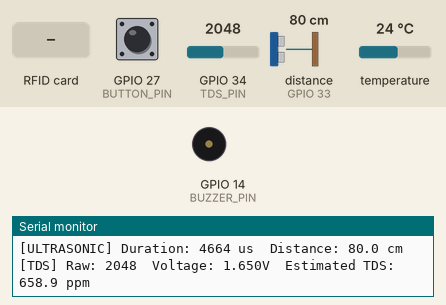
Simulated run of this sketch. Board: ESP32. Shown: buzzer (waves = sounding, pin HIGH), the last lines printed to the serial monitor. Wiring (inferred from the names in the program): ultrasonic range finder: trigger GPIO 26; echo GPIO 33. Inputs (shaded band) come from the test bench; at power-on: GPIO 27 (BUTTON_PIN) HIGH, GPIO 34 (TDS_PIN) = 2048, distance to the obstacle (sensor on GPIO 33) 80 cm, temperature 24 °C. The echo pulse lasts 58.3 µs per cm; WiFi joins after 1.5 s; servers stay silent unless stated; uploads are accepted with an empty reply; pins used as bus, display or sensor lines are not drawn.

Above: at 3.2 s.
3.3 s: GPIO 27 (BUTTON_PIN) pulled LOW for 0.15 s
At 3.82 s:
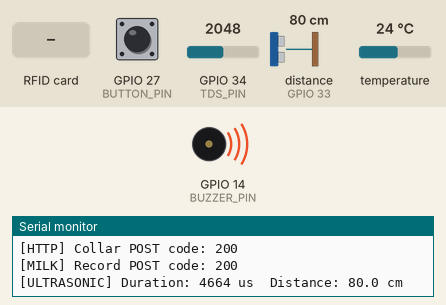
5.2 s: RFID card 12 34 56 54 32 held to the reader
At 6.2 s:
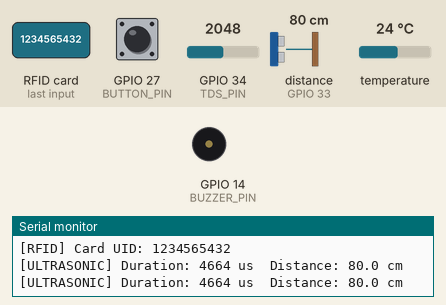
6.7 s: RFID card 5E 7A 19 C4 held to the reader
At 6.97 s:
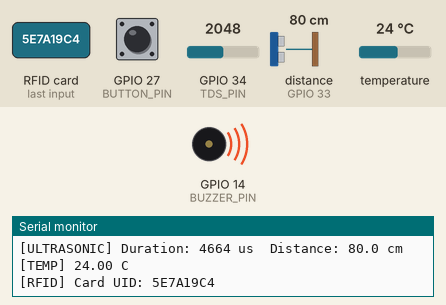
Timing chart, 0 to 9.7 s (numbered marks = the images above; inputs shaded):
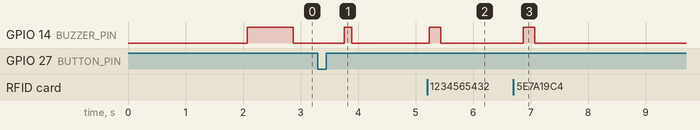

The sketch:

testing_____________mome.ino
```cpp
/*
  FarmCare Milking Station (ESP32)
  The ultrasonic sensor sits on the rim of the 4 L milk container; the TDS and
  DS18B20 probes hang in the milk. The server turns distance into litres using
  the calibration set on the dashboard (IoT Control > Field Settings).
  Flow: tap the cow's RFID tag -> pour the milk -> press the button to record.

  Originally: ESP32 Full Sensor Test Sketch
  Components: RFID RC522, TDS sensor, DS18B20 waterproof temp, push button,
              buzzer, HC-SR04 ultrasonic
  Purpose: Verify each component works independently via Serial Monitor
           before combining into full application logic.

  Required Libraries (install via Library Manager):
    - MFRC522 by GithubCommunity
    - OneWire by Paul Stoffregen
    - DallasTemperature by Miles Burton

  Pin Map:
    RFID RC522   : SDA=5, SCK=18, MOSI=23, MISO=19, RST=22
    TDS sensor   : GPIO34 (ADC1, analog)
    DS18B20      : GPIO4 (+4.7k pull-up to 3.3V)
    Push button  : GPIO27 (INPUT_PULLUP, active LOW)
    Buzzer       : GPIO25 (active buzzer, digital)
    Ultrasonic   : TRIG=26, ECHO=33 (via voltage divider 1k/2k)
*/

#include <SPI.h>
#include <MFRC522.h>
#include <OneWire.h>
#include <DallasTemperature.h>
#include <WiFi.h>
#include <HTTPClient.h>
#include <ArduinoJson.h>

// ---------- Pin Definitions ----------
#define RFID_SS_PIN     5
#define RFID_RST_PIN    15

#define TDS_PIN         34

#define ONE_WIRE_BUS    4

#define BUTTON_PIN      27

#define BUZZER_PIN      14

#define TRIG_PIN        26
#define ECHO_PIN        33

// ---------- Network / Server ----------
const char* WIFI_SSID    = "Xperia";
const char* WIFI_PASS    = "1234565432";
const char* SERVER_HOST  = "https://farmcareservices.com/api/iot";
const char* DEVICE_ID    = "esp32_collar_1";

// ---------- Objects ----------
MFRC522 rfid(RFID_SS_PIN, RFID_RST_PIN);
OneWire oneWire(ONE_WIRE_BUS);
DallasTemperature tempSensor(&oneWire);

// ---------- Cow linked via last RFID scan ----------
int currentCowId = -1;
String currentCowName = "";

// ---------- Timing (non-blocking) ----------
unsigned long lastTDSRead = 0;
unsigned long lastTempRead = 0;
unsigned long lastUltrasonicRead = 0;
unsigned long lastButtonCheck = 0;

const unsigned long TDS_INTERVAL = 1000;
const unsigned long TEMP_INTERVAL = 2000;
const unsigned long ULTRASONIC_INTERVAL = 500;
const unsigned long BUTTON_DEBOUNCE = 50;

unsigned long lastServerPost = 0;
const unsigned long SERVER_POST_INTERVAL = 5000;   // live milk level on the dashboard

// Latest sensor values, updated by the periodic readers, sent on the next POST
float latestTempC = DEVICE_DISCONNECTED_C;
float latestTdsPpm = 0.0;
float latestDistanceCm = -1.0;

bool lastButtonState = HIGH;
bool buttonState = HIGH;
unsigned long lastDebounceTime = 0;

// ---------- Buzzer non-blocking beep ----------
bool buzzerActive = false;
unsigned long buzzerStartTime = 0;
unsigned long buzzerDuration = 0;

void beep(unsigned long duration) {
  digitalWrite(BUZZER_PIN, HIGH);
  buzzerActive = true;
  buzzerStartTime = millis();
  buzzerDuration = duration;
}

void handleBuzzer() {
  if (buzzerActive && (millis() - buzzerStartTime >= buzzerDuration)) {
    digitalWrite(BUZZER_PIN, LOW);
    buzzerActive = false;
  }
}

// ---------- Setup ----------
void setup() {
  Serial.begin(115200);
  delay(500);
  Serial.println("\n=== FarmCare Milking Station ===");

  // RFID
  SPI.begin();
  rfid.PCD_Init();
  Serial.println("RFID RC522 initialized.");

  // DS18B20
  tempSensor.begin();
  Serial.print("DS18B20 devices found: ");
  Serial.println(tempSensor.getDeviceCount());

  // Button
  pinMode(BUTTON_PIN, INPUT_PULLUP);

  // Buzzer
  pinMode(BUZZER_PIN, OUTPUT);
  digitalWrite(BUZZER_PIN, LOW);

  // Ultrasonic
  pinMode(TRIG_PIN, OUTPUT);
  pinMode(ECHO_PIN, INPUT);
  digitalWrite(TRIG_PIN, LOW);

  // WiFi
  connectWiFi();

  Serial.println("Setup complete. Starting tests...\n");
  beep(150); // startup beep
}

// ---------- TDS Read ----------
void readTDS() {
  int raw = analogRead(TDS_PIN);
  float voltage = raw * (3.3 / 4095.0);
  // Simple uncompensated estimate; refine with temp compensation later
  float tdsValue = (133.42 * voltage * voltage * voltage
                     - 255.86 * voltage * voltage
                     + 857.39 * voltage) * 0.5;
  latestTdsPpm = tdsValue;

  Serial.print("[TDS] Raw: ");
  Serial.print(raw);
  Serial.print("  Voltage: ");
  Serial.print(voltage, 3);
  Serial.print("V  Estimated TDS: ");
  Serial.print(tdsValue, 1);
  Serial.println(" ppm");
}

// ---------- DS18B20 Read ----------
void readTemperature() {
  tempSensor.requestTemperatures();
  float tempC = tempSensor.getTempCByIndex(0);
  latestTempC = tempC;

  Serial.print("[TEMP] ");
  if (tempC == DEVICE_DISCONNECTED_C) {
    Serial.println("Sensor disconnected or not detected!");
  } else {
    Serial.print(tempC, 2);
    Serial.println(" C");
  }
}

// ---------- Ultrasonic Read ----------
void readUltrasonic() {
  digitalWrite(TRIG_PIN, LOW);
  delayMicroseconds(2);
  digitalWrite(TRIG_PIN, HIGH);
  delayMicroseconds(10);
  digitalWrite(TRIG_PIN, LOW);

  long duration = pulseIn(ECHO_PIN, HIGH, 30000); // 30ms timeout (~5m range)
  float distanceCm = duration * 0.0343 / 2.0;
  latestDistanceCm = (duration == 0) ? -1.0 : distanceCm;

  Serial.print("[ULTRASONIC] Duration: ");
  Serial.print(duration);
  Serial.print(" us  Distance: ");
  if (duration == 0) {
    Serial.println("No echo (out of range or wiring issue)");
  } else {
    Serial.print(distanceCm, 1);
    Serial.println(" cm");
  }
}

// ---------- WiFi ----------
void connectWiFi() {
  WiFi.mode(WIFI_STA);
  WiFi.begin(WIFI_SSID, WIFI_PASS);
  Serial.print("[WIFI] Connecting");
  int tries = 0;
  while (WiFi.status() != WL_CONNECTED && tries < 20) {
    delay(300);
    Serial.print(".");
    tries++;
  }
  Serial.println();
  if (WiFi.status() == WL_CONNECTED) {
    Serial.print("[WIFI] Connected, IP: ");
    Serial.println(WiFi.localIP());
  } else {
    Serial.println("[WIFI] Failed to connect, will retry later.");
  }
}

// ---------- Send RFID scan, resolve cow_id ----------
void sendRfidScan(const String& uidStr) {
  if (WiFi.status() != WL_CONNECTED) return;

  StaticJsonDocument<256> doc;
  doc["device_id"] = DEVICE_ID;
  doc["rfid_tag"]  = uidStr;
  String payload;
  serializeJson(doc, payload);

  HTTPClient http;
  http.setTimeout(5000);
  http.begin(String(SERVER_HOST) + "/rfid-scan");
  http.addHeader("Content-Type", "application/json");
  int code = http.POST(payload);

  if (code == 200) {
    String resp = http.getString();
    StaticJsonDocument<384> respDoc;
    if (deserializeJson(respDoc, resp) == DeserializationError::Ok) {
      if (respDoc["found"] == true) {
        currentCowId = respDoc["cow_id"] | -1;
        currentCowName = respDoc["cow_name"] | "";
        Serial.print("[RFID] Linked to cow: ");
        Serial.print(currentCowName);
        Serial.print(" (cow_id=");
        Serial.print(currentCowId);
        Serial.println(")");
      } else {
        currentCowId = -1;
        currentCowName = "";
        Serial.println("[RFID] Tag not registered to any cow.");
      }
    }
  } else {
    Serial.print("[HTTP] RFID scan POST failed, code: ");
    Serial.println(code);
  }
  http.end();
}

// ---------- Send collar sensor data (temp, TDS, ultrasonic) ----------
void sendCollarData() {
  if (WiFi.status() != WL_CONNECTED) {
    connectWiFi();
    return;
  }

  StaticJsonDocument<384> doc;
  doc["device_id"] = DEVICE_ID;
  if (currentCowId >= 0) doc["cow_id"] = currentCowId;
  if (latestTempC != DEVICE_DISCONNECTED_C) doc["temperature"] = latestTempC;
  doc["tds_ppm"] = latestTdsPpm;
  if (latestDistanceCm >= 0) doc["distance_cm"] = latestDistanceCm;

  String payload;
  serializeJson(doc, payload);

  HTTPClient http;
  http.setTimeout(5000);
  http.begin(String(SERVER_HOST) + "/wearable-collar");
  http.addHeader("Content-Type", "application/json");
  int code = http.POST(payload);

  Serial.print("[HTTP] Collar POST code: ");
  Serial.println(code);
  http.end();
}

// ---------- Record Milk (button) ----------
// Closes the open milking session on the server and saves the measured litres.
void sendMilkingRecord() {
  if (WiFi.status() != WL_CONNECTED) {
    beep(800);
    return;
  }
  StaticJsonDocument<128> doc;
  doc["device_id"] = DEVICE_ID;
  String payload;
  serializeJson(doc, payload);

  HTTPClient http;
  http.setTimeout(5000);
  http.begin(String(SERVER_HOST) + "/milking-record");
  http.addHeader("Content-Type", "application/json");
  int code = http.POST(payload);
  String resp = http.getString();
  http.end();

  Serial.print("[MILK] Record POST code: ");
  Serial.println(code);
  if (code == 200) {
    StaticJsonDocument<768> respDoc;
    if (deserializeJson(respDoc, resp) == DeserializationError::Ok) {
      float litres = respDoc["session"]["milk_liters"] | 0.0f;
      Serial.printf("[MILK] Saved %.3f L for %s\n", litres, (const char*)(respDoc["session"]["cow_name"] | "cow"));
    }
    currentCowId = -1;          // next cow must be scanned
    currentCowName = "";
    beep(120);                  // short beep = saved
  } else {
    Serial.print("[MILK] Not recorded: ");
    Serial.println(resp);       // e.g. "Scan the cow's RFID tag first"
    beep(800);                  // long beep = nothing saved
  }
}

// ---------- Button Check (debounced) ----------
void checkButton() {
  bool reading = digitalRead(BUTTON_PIN);

  if (reading != lastButtonState) {
    lastDebounceTime = millis();
  }

  if ((millis() - lastDebounceTime) > BUTTON_DEBOUNCE) {
    if (reading != buttonState) {
      buttonState = reading;
      if (buttonState == LOW) {
        Serial.println("[BUTTON] Pressed: recording milk");
        sendCollarData();       // push the latest level first so the litres are current
        sendMilkingRecord();
      } else {
        Serial.println("[BUTTON] Released.");
      }
    }
  }

  lastButtonState = reading;
}

// ---------- RFID Check ----------
void checkRFID() {
  if (!rfid.PICC_IsNewCardPresent()) return;
  if (!rfid.PICC_ReadCardSerial()) return;

  Serial.print("[RFID] Card UID: ");
  String uidStr = "";
  for (byte i = 0; i < rfid.uid.size; i++) {
    if (rfid.uid.uidByte[i] < 0x10) Serial.print("0");
    Serial.print(rfid.uid.uidByte[i], HEX);
    uidStr += String(rfid.uid.uidByte[i], HEX);
  }
  Serial.println();

  beep(200); // acknowledge scan

  sendRfidScan(uidStr);

  rfid.PICC_HaltA();
  rfid.PCD_StopCrypto1();
}

// ---------- Main Loop ----------
void loop() {
  unsigned long now = millis();

  if (now - lastTDSRead >= TDS_INTERVAL) {
    lastTDSRead = now;
    readTDS();
  }

  if (now - lastTempRead >= TEMP_INTERVAL) {
    lastTempRead = now;
    readTemperature();
  }

  if (now - lastUltrasonicRead >= ULTRASONIC_INTERVAL) {
    lastUltrasonicRead = now;
    readUltrasonic();
  }

  checkButton();
  checkRFID();
  handleBuzzer();

  if (now - lastServerPost >= SERVER_POST_INTERVAL) {
    lastServerPost = now;
    sendCollarData();
  }
}
```

Measured:
- after the input at 3.3 s, GPIO 14 (BUZZER_PIN): LOW → HIGH after 0.46 s, → LOW 0.13 s later
- after the input at 5.2 s, GPIO 14 (BUZZER_PIN): LOW → HIGH at once, → LOW 0.20 s later
- after the input at 6.7 s, GPIO 14 (BUZZER_PIN): LOW → HIGH after 0.17 s, → LOW 0.20 s later
